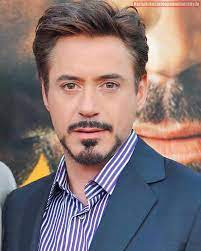
#> input picture 123.jpeg, 201 x 251 px, given in place of the camera
$ python add_faces.py
#> lines starting #> are read from the running program, lines starting #| are printed output that depends on the picture; after the words box and inside, x2 and y2 are one past the last pixel; in counts of white or black regions, pixels touching at a corner belong together
import cv2
import pickle
import numpy as np
import os

video=cv2.VideoCapture(0)
facedetect=cv2.CascadeClassifier(cv2.data.haarcascades + 'haarcascade_frontalface_default.xml')

faces_data=[]


i=0

name=input("Enter Your Name : ")
#> the answer given: 123.jpeg

while True:
    ret,frame=video.read()
#> frame is the input picture: shape (251, 201, 3); mean B, G, R 116.1, 114.8, 130.7
    gray=cv2.cvtColor(frame, cv2.COLOR_BGR2GRAY)
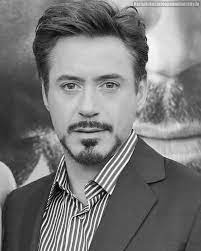
#> gray: shape (251, 201); min 2, max 254, mean 119.7
    faces=facedetect.detectMultiScale(gray, 1.3 ,5)
#> faces = [[30, 38, 122, 122]]
    for(x,y,w,h) in faces:
        crop_img=frame[y:y+h, x:x+w,:]
        resized_img=cv2.resize(crop_img,(50,50))
        if len(faces_data)<30 and i%10==0:
            faces_data.append(resized_img)
        i=i+1
        cv2.putText(frame, str(len(faces_data)),(50,50),cv2.FONT_HERSHEY_COMPLEX,1,(50,50,255),1)
        cv2.rectangle(frame,(x,y),(x+w,y+h),(50,50,255),1)
#> this loop made 1 pass
#> (x, y, w, h, i) on pass 1: (30, 38, 122, 122, 1)
#> pass 1, `crop_img=frame[y:y+h, x:x+w,:]`:
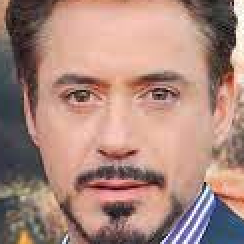
#> crop_img: shape (122, 122, 3) (shown 2 times larger); mean B, G, R 124.7, 135.3, 170.1
#> pass 1, `resized_img=cv2.resize(crop_img,(50,50))`:
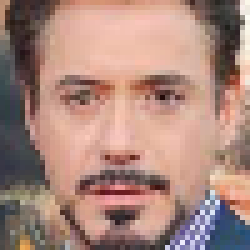
#> resized_img: shape (50, 50, 3) (shown 5 times larger); mean B, G, R 124.5, 135.1, 169.9
#> after the loop:
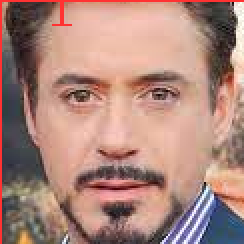
#> crop_img: shape (122, 122, 3) (shown 2 times larger); 1.85% of pixels changed, all inside (x1, y1, x2, y2) = (0, 0, 122, 122)
#> after the loop:
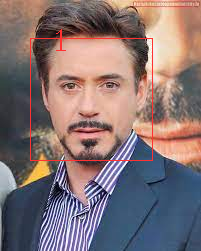
#> frame: shape (251, 201, 3); 1.07% of pixels changed, all inside (x1, y1, x2, y2) = (30, 29, 153, 161)
#> after the loop, faces_data = 1 item; i = 1
    cv2.imshow("Frame",frame)
    k=cv2.waitKey(1)
#> (key q is pressed here)

    if k == ord('q') or len(faces_data)==30:
        break

video.release()
cv2.destroyAllWindows()

faces_data = np.asarray(faces_data)
faces_data=faces_data.reshape(30 , -1)
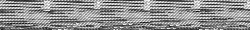
#> faces_data: shape (30, 250); min 8, max 253, mean 143.2


if 'names.pkl' not in os.listdir('C:/Users/LENOVO/Desktop/ML projects/facial/data/'):
    names=[name]*30
    with open('C:/Users/LENOVO/Desktop/ML projects/facial/data/names.pkl', 'wb') as f:
        pickle.dump(names,f)
else:
    with open('C:/Users/LENOVO/Desktop/ML projects/facial/data/names.pkl','rb') as f:
#> (reads data/names.pkl from the repository)
        names=pickle.load(f)
    names= names + [names]*30
    with open('C:/Users/LENOVO/Desktop/ML projects/facial/data/names.pkl', 'wb') as f:
        pickle.dump(names,f)


if 'faces_data.pkl' not in os.listdir('data/'):
    with open('C:/Users/LENOVO/Desktop/ML projects/facial/data/faces_data.pkl', 'wb') as f:
        pickle.dump(faces_data,f)
else:
    with open('C:/Users/LENOVO/Desktop/ML projects/facial/data/faces_data.pkl','rb') as f:
#> (reads data/faces_data.pkl from the repository)
        faces=pickle.load(f)
#> (the run stopped early here; a loop or call above may not have finished)
